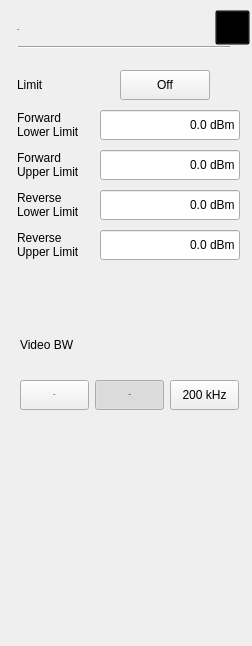
<?xml version="1.0" encoding="UTF-8"?>
<ui version="4.0">
 <class>Pm_Dialog_Limit</class>
 <widget class="QWidget" name="Pm_Dialog_Limit">
  <property name="geometry">
   <rect>
    <x>0</x>
    <y>0</y>
    <width>252</width>
    <height>646</height>
   </rect>
  </property>
  <property name="windowTitle">
   <string>Form</string>
  </property>
  <property name="styleSheet">
   <string notr="true">
/***********************indoor*****************/
#Pm_Dialog_Limit[status = &quot;indoor&quot;]
#widget
{
background-color:rgba(211,211,211,0.9);
}
#Pm_Dialog_Limit[status = &quot;indoor&quot;]
#lblTitle
{
	font: 75 20px &quot;Arial&quot;;
	color:rgba(46,46,46,1);
	line-height:23px;
	font-weight:bold;
}
#Pm_Dialog_Limit[status = &quot;indoor&quot;]
#pb_cancel
{
border-style:flat;
background-color:rgba(0,0,0,0);
background-image: url(:/pm/image/btn_close_normal.png);
}
#Pm_Dialog_Limit[status = &quot;indoor&quot;]
#pb_cancel:pressed
{
background-image: url(:/pm/image/btn_close_click.png);
}
#Pm_Dialog_Limit[status = &quot;indoor&quot;]
#line
{
	background-color:rgba(46,46,46,1);
}
#Pm_Dialog_Limit[status = &quot;indoor&quot;]
QPushButton
{
	color:rgb(130, 130, 130);
	border-style:flat;
	font: 75 13px &quot;Arial&quot;;
	font-weight:bold;
}
#Pm_Dialog_Limit[status = &quot;indoor&quot;]
#pb_LimitTest,
#pb_Edge,
#pb_toggle
{
	background-color:rgba(0,0,0,0);
	font: 75 13px &quot;Arial&quot;;
	font-weight:bold;
}
#Pm_Dialog_Limit[status = &quot;indoor&quot;]
#pb_LimitTest:checked,
#pb_Edge:checked,
#pb_toggle:checked
{
	padding:7px 44px 6px 25px;
	color:rgba(87, 87, 87, 1);
	border-image: url(:/pm/image/toggle_on.png);
}
#Pm_Dialog_Limit[status = &quot;indoor&quot;]
#pb_LimitTest:!checked,
#pb_Edge:!checked,
#pb_toggle:!checked
{
	padding:7px 17px 6px 36px;
	color:rgba(123, 123, 123, 1);
	border-image: url(:/pm/image/toggle_off.png);
}
#Pm_Dialog_Limit[status = &quot;indoor&quot;]
#pb_Upper:checked
{
	background-color:transparent;
	padding: 8px 14px 7px 15px;
	background-image: url(:/pm/image/fre_checked_left.png);
}
#Pm_Dialog_Limit[status = &quot;indoor&quot;]
#pb_Upper:!checked
{
background-color:transparent;
padding: 8px 14px 7px 15px;
	background-image: url(:/pm/image/fre_checked_right.png);
}

#Pm_Dialog_Limit[status = &quot;indoor&quot;]
#pb_Lower:checked
{
background-color:transparent;
padding: 8px 5px 7px 6px;
	background-image: url(:/pm/image/fre_checked_right.png);
	background-position:right;
}
#Pm_Dialog_Limit[status = &quot;indoor&quot;]
#pb_Lower:!checked
{
background-color:transparent;
padding: 8px 5px 7px 6px;
	background-image: url(:/pm/image/fre_checked_left.png);
	background-position:right;
}
#Pm_Dialog_Limit[status = &quot;indoor&quot;]
#widget&gt;QLabel
{
font: 75 13px &quot;Arial&quot;;
color:rgb(46,46,46);
}
#Pm_Dialog_Limit[status = &quot;indoor&quot;]
Pm_LineEdit
{
	color:rgba(162, 115, 0,1);
	padding:8px 8px 7px 10px ;
	font: 75 13px &quot;Arial&quot;;
	font-weight:bold;
}
#Pm_Dialog_Limit[status = &quot;indoor&quot;]
Pm_LineEdit:focus
{
	outline: none;
	border:2px solid rgba(162,115,0,1);
	padding:6px 6px 5px 8px ;
}
/***********************outdoor*****************/
#Pm_Dialog_Limit[status = &quot;outdoor&quot;]
#widget
{
background-color:rgba(211,211,211,0.9);
}
#Pm_Dialog_Limit[status = &quot;outdoor&quot;]
#lblTitle
{
	font: 75 20px &quot;Arial&quot;;
	color:rgba(46,46,46,1);
	line-height:23px;
	font-weight:bold;
}
#Pm_Dialog_Limit[status = &quot;outdoor&quot;]
#pb_cancel
{
border-style:flat;
background-color:rgba(0,0,0,0);
background-image: url(:/pm/image/btn_close_normal.png);
}
#Pm_Dialog_Limit[status = &quot;outdoor&quot;]
#pb_cancel:pressed
{
background-image: url(:/pm/image/btn_close_click.png);
}
#Pm_Dialog_Limit[status = &quot;outdoor&quot;]
#line
{
	background-color:rgba(46,46,46,1);
}
#Pm_Dialog_Limit[status = &quot;outdoor&quot;]
QPushButton
{
	color:rgba(0, 0, 0,1);
	font: 75 13px &quot;Arial&quot;;
	border-style:flat;
	font-weight:bold;
}
#Pm_Dialog_Limit[status = &quot;outdoor&quot;]
#pb_LimitTest,
#pb_Edge,
#pb_toggle
{
	background-color:rgba(0,0,0,0);
	font: 75 13px &quot;Arial&quot;;
	font-weight:bold;
}
#Pm_Dialog_Limit[status = &quot;outdoor&quot;]
#pb_LimitTest:checked,
#pb_Edge::checked,
#pb_toggle:checked
{
	padding:7px 44px 6px 25px;
	color:rgba(87, 87, 87, 1);
	border-image: url(:/pm/image/toggle_on.png);
}
#Pm_Dialog_Limit[status = &quot;outdoor&quot;]
#pb_LimitTest:!checked,
#pb_Edge:!checked,
#pb_toggle:!checked
{
	padding:7px 17px 6px 36px;
	color:rgba(123, 123, 123, 1);
	border-image: url(:/pm/image/toggle_off.png);
}
#Pm_Dialog_Limit[status = &quot;outdoor&quot;]
#pb_Upper:checked
{
	background-color:transparent;
	padding: 8px 14px 7px 15px;
	background-image: url(:/pm/image/fre_checked_left.png);
}
#Pm_Dialog_Limit[status = &quot;outdoor&quot;]
#pb_Upper:!checked
{
background-color:transparent;
padding: 8px 14px 7px 15px;
	background-image: url(:/pm/image/fre_checked_right.png);
}
#Pm_Dialog_Limit[status = &quot;outdoor&quot;]
#pb_Lower:checked
{
background-color:transparent;
padding: 8px 5px 7px 6px;
	background-image: url(:/pm/image/fre_checked_right.png);
	background-position:right;
}
#Pm_Dialog_Limit[status = &quot;outdoor&quot;]
#pb_Lower:!checked
{
background-color:transparent;
padding: 8px 5px 7px 6px;
	background-image: url(:/pm/image/fre_checked_left.png);
	background-position:right;
}
#Pm_Dialog_Limit[status = &quot;outdoor&quot;]
#widget&gt;QLabel
{
	font: 75 13px &quot;Arial&quot;;
	color:rgba(46,46,46,1);
}
#Pm_Dialog_Limit[status = &quot;outdoor&quot;]
Pm_LineEdit
{
	background-color: rgba(255, 255, 255, 0.6);
	color:rgb(161, 114, 23);
	padding-left:6px;
	font: 75 13px &quot;Arial&quot;;
	font-weight:bold;
}
#Pm_Dialog_Limit[status = &quot;outdoor&quot;]
Pm_LineEdit:focus
{
	outline: none;
	border:2px solid rgba(162,115,0,1);
}
/***********************night*****************/
#Pm_Dialog_Limit[status = &quot;night&quot;]
#widget
{
background-color:rgba(208,182,139,0.9);
}
#Pm_Dialog_Limit[status = &quot;night&quot;]
#lblTitle
{
	font: 75 20px &quot;Arial&quot;;
	color:rgba(46,46,46,1);
	line-height:23px;
	font-weight:bold;
}
#Pm_Dialog_Limit[status = &quot;night&quot;]
#pb_cancel
{
border-style:flat;
background-color:rgba(0,0,0,0);
border-image: url(:/pm/image/night/btn_close_normal.png);
}
#Pm_Dialog_Limit[status = &quot;night&quot;]
#pb_cancel:pressed
{
border-image: url(:/pm/image/night/btn_close_click.png);
}
#Pm_Dialog_Limit[status = &quot;night&quot;]
#line
{
	background-color:rgba(46,46,46,1);
}
#Pm_Dialog_Limit[status = &quot;night&quot;]
QPushButton
{
	color:rgba(123, 123, 123,1);
	font: 75 13px &quot;Arial&quot;;
	border-style:flat;
	font-weight:bold;
}
#Pm_Dialog_Limit[status = &quot;night&quot;]
#pb_LimitTest,
#pb_Edge,
#pb_toggle
{
	background-color:rgba(0,0,0,0);
	font: 75 13px &quot;Arial&quot;;
	font-weight:bold;
}
#Pm_Dialog_Limit[status = &quot;night&quot;]
#pb_LimitTest:checked,
#pb_Edge::checked,
#pb_toggle:checked
{
	padding:7px 44px 6px 25px;
	color:rgba(87, 87, 87, 1);
	border-image: url(:/pm/image/toggle_on.png);
}
#Pm_Dialog_Limit[status = &quot;night&quot;]
#pb_LimitTest:!checked,
#pb_Edge:!checked,
#pb_toggle:!checked
{
	padding:7px 17px 6px 36px;
	color:rgba(123, 123, 123, 1);
	border-image: url(:/pm/image/toggle_off.png);
}
#Pm_Dialog_Limit[status = &quot;night&quot;]
#pb_Upper:checked
{
	background-color:transparent;
	padding: 8px 14px 7px 15px;
	background-image: url(:/pm/image/fre_checked_left.png);
}
#Pm_Dialog_Limit[status = &quot;night&quot;]
#pb_Upper:!checked
{
background-color:transparent;
padding: 8px 14px 7px 15px;
	background-image: url(:/pm/image/fre_checked_right.png);
}
#Pm_Dialog_Limit[status = &quot;night&quot;]
#pb_Lower:checked
{
background-color:transparent;
padding: 8px 5px 7px 6px;
	background-image: url(:/pm/image/fre_checked_right.png);
	background-position:right;
}
#Pm_Dialog_Limit[status = &quot;night&quot;]
#pb_Lower:!checked
{
background-color:transparent;
padding: 8px 5px 7px 6px;
	background-image: url(:/pm/image/fre_checked_left.png);
	background-position:right;
}
#Pm_Dialog_Limit[status = &quot;night&quot;]
#widget&gt;QLabel
{
	font: 75 13px &quot;Arial&quot;;
	color:rgba(46,46,46,1);
}
#Pm_Dialog_Limit[status = &quot;night&quot;]
Pm_LineEdit
{
	background: rgba(251,220,167,0.60);
   color:rgba(159,98,0,1);
	padding:8px 8px 7px 10px ;
	font: 75 13px &quot;Arial&quot;;
	font-weight:bold;
}
#Pm_Dialog_Limit[status  =  &quot;night&quot;] 
Pm_LineEdit:disable
{
	color:rgba(133,133,133,0.6);
}
#Pm_Dialog_Limit[status = &quot;night&quot;]
Pm_LineEdit:focus
{
	outline: none;
	border:2px solid rgba(162,115,0,1);
}</string>
  </property>
  <property name="status" stdset="0">
   <string>night</string>
  </property>
  <widget class="QWidget" name="widget" native="true">
   <property name="geometry">
    <rect>
     <x>0</x>
     <y>0</y>
     <width>252</width>
     <height>648</height>
    </rect>
   </property>
   <property name="styleSheet">
    <string notr="true"/>
   </property>
   <widget class="QLabel" name="lblTitle">
    <property name="geometry">
     <rect>
      <x>17</x>
      <y>19</y>
      <width>102</width>
      <height>22</height>
     </rect>
    </property>
    <property name="font">
     <font>
      <family>Arial</family>
      <pointsize>-1</pointsize>
      <weight>75</weight>
      <italic>false</italic>
      <bold>true</bold>
     </font>
    </property>
    <property name="styleSheet">
     <string notr="true">#lblTitle
{
	font: 75 20px &quot;Arial&quot;;
	color:rgba(46,46,46,1);
	line-height:23px;
	font-weight:bold;
}</string>
    </property>
    <property name="text">
     <string>Limit</string>
    </property>
   </widget>
   <widget class="QPushButton" name="pb_cancel">
    <property name="geometry">
     <rect>
      <x>215</x>
      <y>10</y>
      <width>35</width>
      <height>35</height>
     </rect>
    </property>
    <property name="styleSheet">
     <string notr="true">#pb_cancel
{
background-color:rgba(0,0,0,0);
background-image: url(:/pm/image/btn_close_normal.png);
}
#pb_cancel:pressed
{
background-image: url(:/pm/image/btn_close_click.png);
}</string>
    </property>
    <property name="text">
     <string/>
    </property>
   </widget>
   <widget class="Line" name="line">
    <property name="geometry">
     <rect>
      <x>18</x>
      <y>46</y>
      <width>212</width>
      <height>2</height>
     </rect>
    </property>
    <property name="orientation">
     <enum>Qt::Horizontal</enum>
    </property>
   </widget>
   <widget class="QPushButton" name="pb_Limt">
    <property name="geometry">
     <rect>
      <x>120</x>
      <y>70</y>
      <width>90</width>
      <height>30</height>
     </rect>
    </property>
    <property name="styleSheet">
     <string notr="true">#Pm_Dialog_Limit[status = &quot;indoor&quot;]
#pb_Limt
{
	background-color:rgba(0,0,0,0);
	font: 75 13px &quot;Arial&quot;;
	font-weight:bold;
}
#Pm_Dialog_Limit[status = &quot;indoor&quot;]
#pb_Limt:checked
{
	padding:7px 44px 6px 25px;
	color:rgba(87, 87, 87, 1);
	border-image: url(:/pm/image/toggle_on.png);
}
#Pm_Dialog_Limit[status = &quot;indoor&quot;]
#pb_Limt:!checked
{
	padding:7px 17px 6px 36px;
	color:rgba(123, 123, 123, 1);
	border-image: url(:/pm/image/toggle_off.png);
}

#Pm_Dialog_Limit[status = &quot;outdoor&quot;]
#pb_Limt
{
	background-color:rgba(0,0,0,0);
	font: 75 13px &quot;Arial&quot;;
	font-weight:bold;
}
#Pm_Dialog_Limit[status = &quot;outdoor&quot;]
#pb_Limt:checked
{
	padding:7px 44px 6px 25px;
	color:rgba(87, 87, 87, 1);
	border-image: url(:/pm/image/toggle_on.png);
}
#Pm_Dialog_Limit[status = &quot;outdoor&quot;]
#pb_Limt:!checked
{
	padding:7px 17px 6px 36px;
	color:rgba(123, 123, 123, 1);
	border-image: url(:/pm/image/toggle_off.png);
}
#Pm_Dialog_Limit[status = &quot;night&quot;]
#pb_Limt
{
	background-color:rgba(0,0,0,0);
	font: 75 13px &quot;Arial&quot;;
	font-weight:bold;
}
#Pm_Dialog_Limit[status = &quot;night&quot;]
#pb_Limt:checked
{
	padding:7px 44px 6px 25px;
	color:rgba(87, 87, 87, 1);
	border-image: url(:/pm/image/toggle_on.png);
}
#Pm_Dialog_Limit[status = &quot;night&quot;]
#pb_Limt:!checked
{
	padding:7px 17px 6px 36px;
	color:rgba(123, 123, 123, 1);
	border-image: url(:/pm/image/toggle_off.png);
}</string>
    </property>
    <property name="text">
     <string>Off</string>
    </property>
    <property name="checkable">
     <bool>true</bool>
    </property>
   </widget>
   <widget class="QLabel" name="lblSetLlimit">
    <property name="geometry">
     <rect>
      <x>17</x>
      <y>70</y>
      <width>90</width>
      <height>30</height>
     </rect>
    </property>
    <property name="text">
     <string>Limit</string>
    </property>
   </widget>
   <widget class="QPushButton" name="pb_Full">
    <property name="geometry">
     <rect>
      <x>20</x>
      <y>380</y>
      <width>69</width>
      <height>30</height>
     </rect>
    </property>
    <property name="font">
     <font>
      <family>Arial</family>
      <pointsize>-1</pointsize>
      <weight>75</weight>
      <italic>false</italic>
      <bold>true</bold>
     </font>
    </property>
    <property name="focusPolicy">
     <enum>Qt::NoFocus</enum>
    </property>
    <property name="styleSheet">
     <string notr="true">#Pm_Dialog_Limit[status = &quot;indoor&quot;] 
#widget&gt;#pb_Full:checked
{ 
	background-image: url(:/pm/image/fre_checked_left.png); 
}
#Pm_Dialog_Limit[status = &quot;indoor&quot;] 
#widget&gt;#pb_Full:!checked
{color: #7B7B7B;
	background-image: url(:/pm/image/fre_checked_right.png); 
}
#Pm_Dialog_Limit[status = &quot;outdoor&quot;]
#widget&gt;#pb_Full:checked
{
	background-image: url(:/pm/image/fre_checked_left.png); 
}
#Pm_Dialog_Limit[status = &quot;outdoor&quot;]
#widget&gt;#pb_Full:!checked
{color: #7B7B7B;
	background-image: url(:/pm/image/fre_checked_right.png); 
}
#Pm_Dialog_Limit[status = &quot;night&quot;]
#widget&gt;#pb_Full:checked
{
	background-image: url(:/pm/image/fre_checked_left.png); 
}
#Pm_Dialog_Limit[status = &quot;night&quot;]
#widget&gt;#pb_Full:!checked
{color: #7B7B7B;
	background-image: url(:/pm/image/fre_checked_right.png); 
} 
</string>
    </property>
    <property name="text">
     <string>Full</string>
    </property>
    <property name="checkable">
     <bool>true</bool>
    </property>
    <property name="checked">
     <bool>false</bool>
    </property>
    <attribute name="buttonGroup">
     <string notr="true">LimitTypeGroup</string>
    </attribute>
   </widget>
   <widget class="QPushButton" name="pb_200k">
    <property name="geometry">
     <rect>
      <x>170</x>
      <y>380</y>
      <width>69</width>
      <height>30</height>
     </rect>
    </property>
    <property name="focusPolicy">
     <enum>Qt::NoFocus</enum>
    </property>
    <property name="styleSheet">
     <string notr="true">#Pm_Dialog_Limit[status = &quot;indoor&quot;] 
#widget&gt;#pb_200k:checked
{ 
	background-image: url(:/pm/image/fre_checked_right.png);
	background-position:right;
}
#Pm_Dialog_Limit[status = &quot;indoor&quot;] 
#widget&gt;#pb_200k:!checked
{ color: #7B7B7B;
	background-image: url(:/pm/image/fre_checked_left.png);
	background-position:right;
}
#Pm_Dialog_Limit[status = &quot;outdoor&quot;]
#widget&gt;#pb_200k:checked
{ 
	background-image: url(:/pm/image/fre_checked_right.png);
	background-position:right;
}
#Pm_Dialog_Limit[status = &quot;outdoor&quot;]
#widget&gt;#pb_200k:!checked
{ color: #7B7B7B;
	background-image: url(:/pm/image/fre_checked_left.png);
	background-position:right;
}
#Pm_Dialog_Limit[status = &quot;night&quot;]
#widget&gt;#pb_200k:checked
{ 
	background-image: url(:/pm/image/fre_checked_right.png);
	background-position:right;
}
#Pm_Dialog_Limit[status = &quot;night&quot;]
#widget&gt;#pb_200k:!checked
{ color: #7B7B7B;
	background-image: url(:/pm/image/fre_checked_left.png);
	background-position:right;
}</string>
    </property>
    <property name="text">
     <string>200 kHz</string>
    </property>
    <property name="checkable">
     <bool>true</bool>
    </property>
    <attribute name="buttonGroup">
     <string notr="true">LimitTypeGroup</string>
    </attribute>
   </widget>
   <widget class="Pm_LineEdit" name="ledForwardUp">
    <property name="geometry">
     <rect>
      <x>100</x>
      <y>150</y>
      <width>140</width>
      <height>30</height>
     </rect>
    </property>
    <property name="text">
     <string notr="true">0.0 dBm</string>
    </property>
    <property name="alignment">
     <set>Qt::AlignRight|Qt::AlignTrailing|Qt::AlignVCenter</set>
    </property>
    <property name="readOnly">
     <bool>true</bool>
    </property>
   </widget>
   <widget class="QLabel" name="lblForwardUp">
    <property name="geometry">
     <rect>
      <x>17</x>
      <y>150</y>
      <width>80</width>
      <height>30</height>
     </rect>
    </property>
    <property name="text">
     <string>Forward
Upper Limit</string>
    </property>
   </widget>
   <widget class="Pm_LineEdit" name="ledForwardLow">
    <property name="geometry">
     <rect>
      <x>100</x>
      <y>110</y>
      <width>140</width>
      <height>30</height>
     </rect>
    </property>
    <property name="text">
     <string>0.0 dBm</string>
    </property>
    <property name="alignment">
     <set>Qt::AlignRight|Qt::AlignTrailing|Qt::AlignVCenter</set>
    </property>
    <property name="readOnly">
     <bool>true</bool>
    </property>
   </widget>
   <widget class="QLabel" name="lblForwardLow">
    <property name="geometry">
     <rect>
      <x>17</x>
      <y>110</y>
      <width>80</width>
      <height>30</height>
     </rect>
    </property>
    <property name="text">
     <string>Forward
Lower Limit</string>
    </property>
   </widget>
   <widget class="QLabel" name="lblReverseLow">
    <property name="geometry">
     <rect>
      <x>17</x>
      <y>190</y>
      <width>80</width>
      <height>30</height>
     </rect>
    </property>
    <property name="text">
     <string>Reverse
Lower Limit</string>
    </property>
   </widget>
   <widget class="Pm_LineEdit" name="ledReverseUp">
    <property name="geometry">
     <rect>
      <x>100</x>
      <y>230</y>
      <width>140</width>
      <height>30</height>
     </rect>
    </property>
    <property name="text">
     <string>0.0 dBm</string>
    </property>
    <property name="alignment">
     <set>Qt::AlignRight|Qt::AlignTrailing|Qt::AlignVCenter</set>
    </property>
    <property name="readOnly">
     <bool>true</bool>
    </property>
   </widget>
   <widget class="Pm_LineEdit" name="ledReverseLow">
    <property name="geometry">
     <rect>
      <x>100</x>
      <y>190</y>
      <width>140</width>
      <height>30</height>
     </rect>
    </property>
    <property name="text">
     <string>0.0 dBm</string>
    </property>
    <property name="alignment">
     <set>Qt::AlignRight|Qt::AlignTrailing|Qt::AlignVCenter</set>
    </property>
    <property name="readOnly">
     <bool>true</bool>
    </property>
   </widget>
   <widget class="QLabel" name="lblReverseUp">
    <property name="geometry">
     <rect>
      <x>17</x>
      <y>230</y>
      <width>80</width>
      <height>30</height>
     </rect>
    </property>
    <property name="text">
     <string>Reverse
Upper Limit</string>
    </property>
   </widget>
   <widget class="QLabel" name="lblVideo">
    <property name="geometry">
     <rect>
      <x>20</x>
      <y>330</y>
      <width>80</width>
      <height>30</height>
     </rect>
    </property>
    <property name="text">
     <string>Video BW</string>
    </property>
   </widget>
   <widget class="QPushButton" name="pb_4k">
    <property name="geometry">
     <rect>
      <x>95</x>
      <y>380</y>
      <width>69</width>
      <height>30</height>
     </rect>
    </property>
    <property name="font">
     <font>
      <family>Arial</family>
      <pointsize>-1</pointsize>
      <weight>75</weight>
      <italic>false</italic>
      <bold>true</bold>
     </font>
    </property>
    <property name="focusPolicy">
     <enum>Qt::NoFocus</enum>
    </property>
    <property name="styleSheet">
     <string notr="true">#Pm_Dialog_Limit[status = &quot;indoor&quot;]
QPushButton
{
text-align:center;
padding-left:0px;
color: #7B7B7B;
background-image: url(:/pm/image/btn_mkr_nor.png);
}
#Pm_Dialog_Limit[status = &quot;indoor&quot;]
QPushButton:pressed
{
background-image: url(:/pm/image/btn_mkr_click.png);
}
#Pm_Dialog_Limit[status = &quot;outdoor&quot;]
QPushButton
{
text-align:center;
padding-left:0px;
color: #7B7B7B;
background-image: url(:/pm/image/btn_mkr_nor.png);
}
#Pm_Dialog_Limit[status = &quot;outdoor&quot;]
QPushButton:pressed
{
background-image: url(:/pm/image/btn_mkr_click.png);
}

#Pm_Dialog_Limit[status = &quot;night&quot;]
QPushButton
{
text-align:center;
padding-left:0px;
color: #7B7B7B;
background-image: url(:/pm/image/btn_mkr_nor.png);
}
#Pm_Dialog_Limit[status = &quot;night&quot;]
QPushButton:pressed
{
background-image: url(:/pm/image/btn_mkr_click.png);
}</string>
    </property>
    <property name="text">
     <string>4 kHz</string>
    </property>
    <property name="checkable">
     <bool>true</bool>
    </property>
    <property name="checked">
     <bool>true</bool>
    </property>
    <attribute name="buttonGroup">
     <string notr="true">LimitTypeGroup</string>
    </attribute>
   </widget>
   <zorder>pb_Limt</zorder>
   <zorder>lblTitle</zorder>
   <zorder>pb_cancel</zorder>
   <zorder>line</zorder>
   <zorder>lblSetLlimit</zorder>
   <zorder>pb_Full</zorder>
   <zorder>pb_200k</zorder>
   <zorder>ledForwardUp</zorder>
   <zorder>lblForwardUp</zorder>
   <zorder>ledForwardLow</zorder>
   <zorder>lblForwardLow</zorder>
   <zorder>lblReverseLow</zorder>
   <zorder>ledReverseUp</zorder>
   <zorder>ledReverseLow</zorder>
   <zorder>lblReverseUp</zorder>
   <zorder>lblVideo</zorder>
   <zorder>pb_4k</zorder>
  </widget>
 </widget>
 <customwidgets>
  <customwidget>
   <class>Pm_LineEdit</class>
   <extends>QLineEdit</extends>
   <header location="global">Pm_lineedit.h</header>
   <slots>
    <signal>clicked()</signal>
   </slots>
  </customwidget>
 </customwidgets>
 <resources/>
 <connections/>
 <buttongroups>
  <buttongroup name="LimitTypeGroup"/>
 </buttongroups>
</ui>
